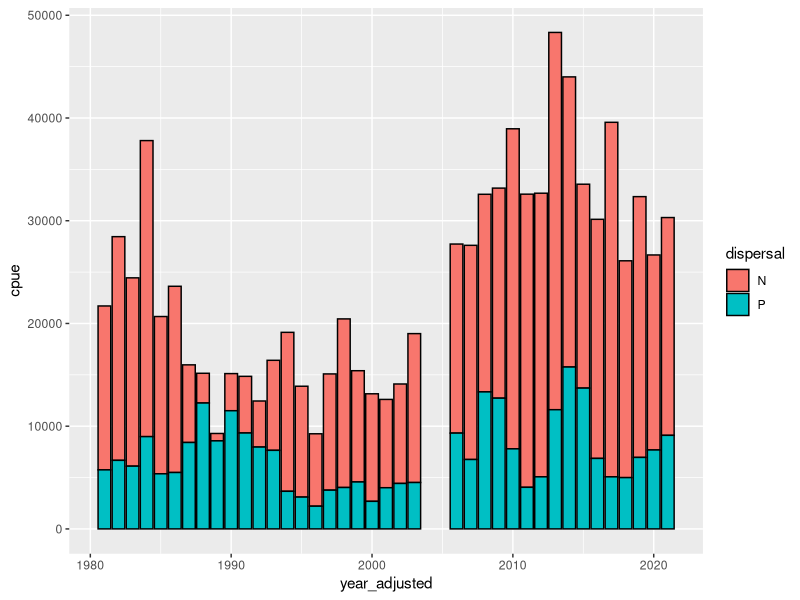
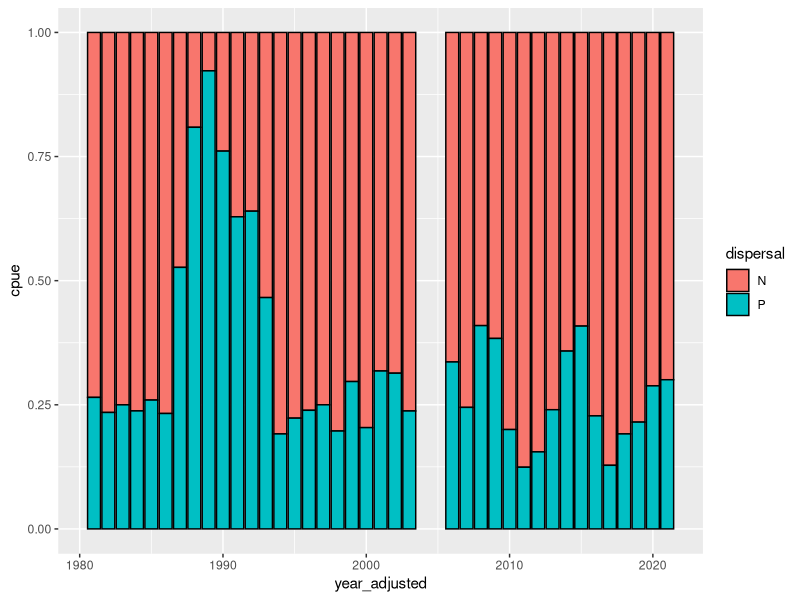
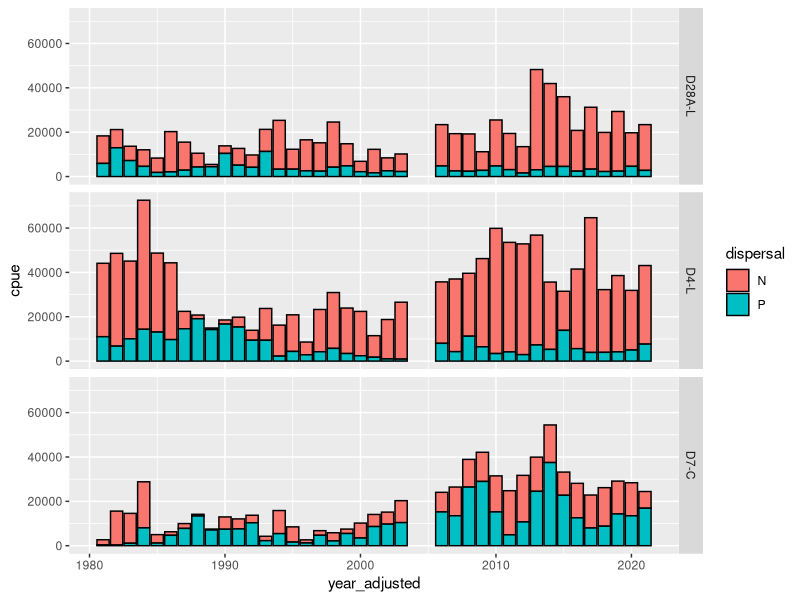
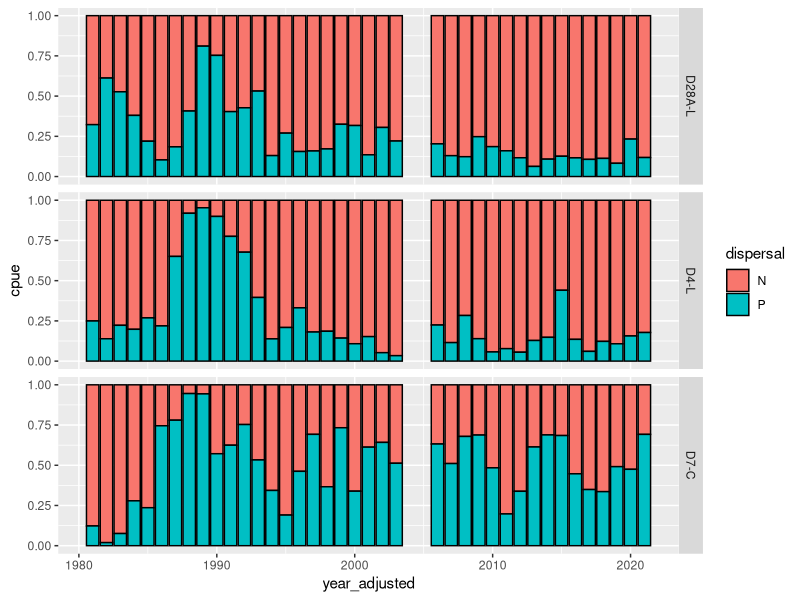
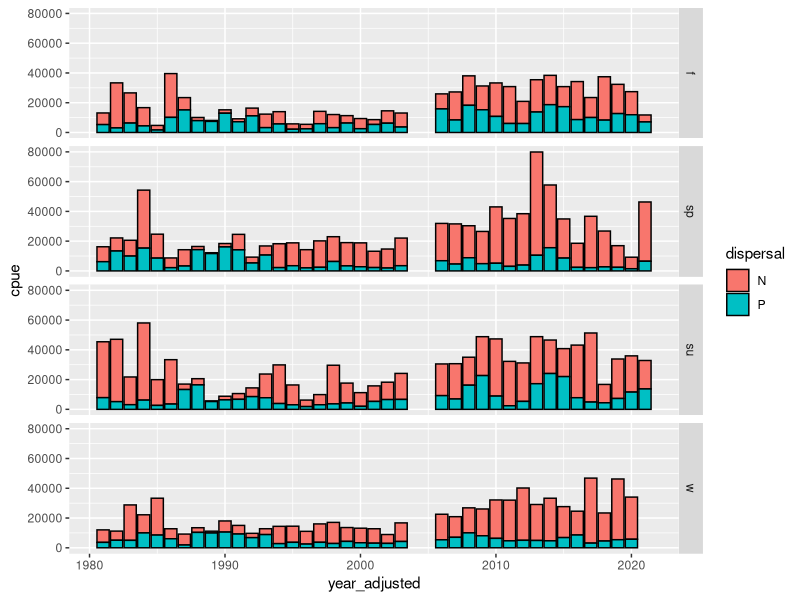
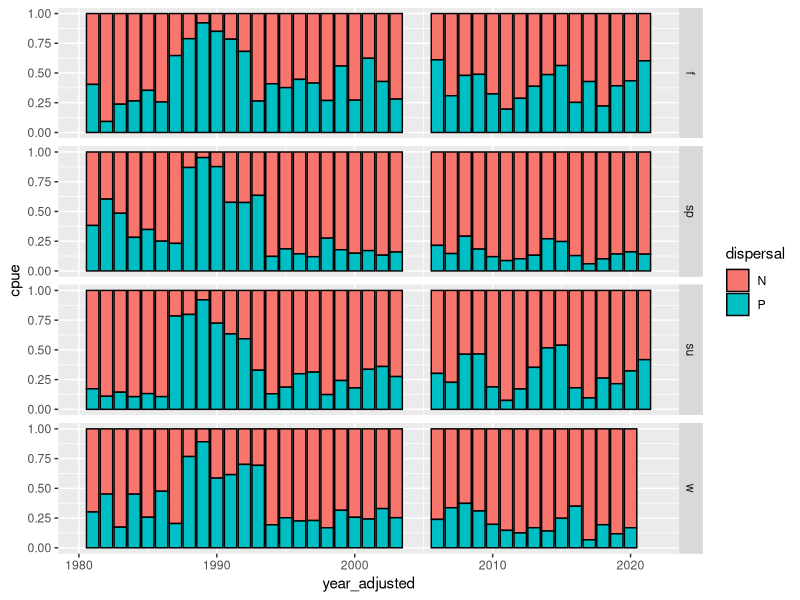
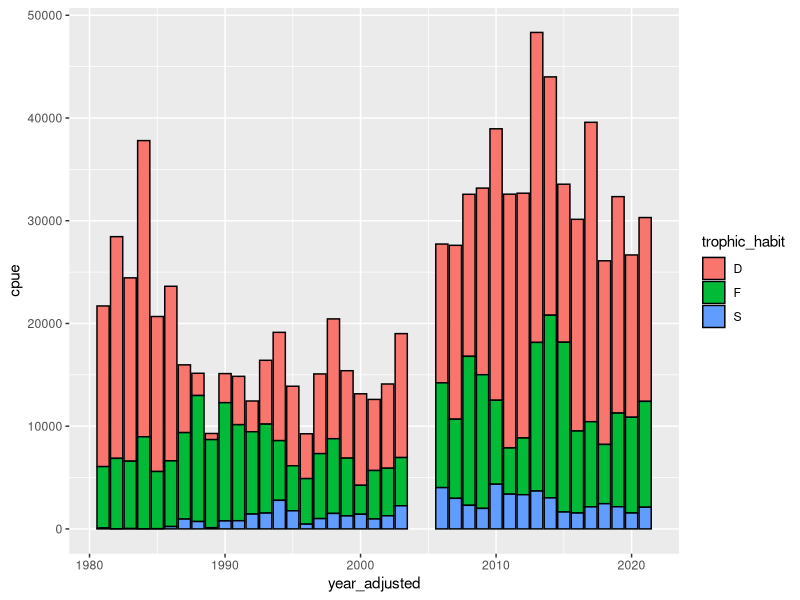
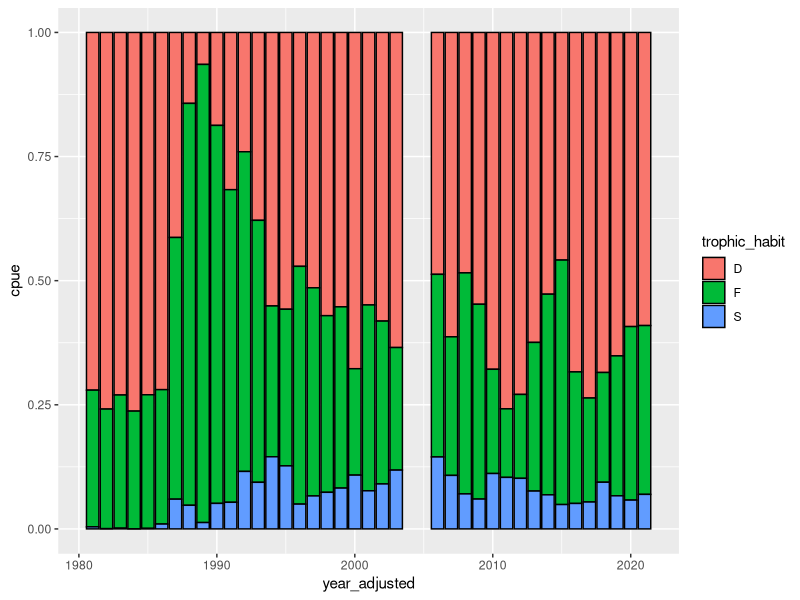

Source code (R) for these figures, in order: (Note: this script raises an error after producing the figures.)
#Drought traits project
#Benthic invertebrates
#distribution of traits through time
#Leela Dixit

#packages----
#install.packages("tidyverse")
library(tidyverse)


#read in data----

#three taxa that are not IDed below family level
high_taxa <- c(1090, 1270, 1290 )

#three new taxa that don't have size data yet
new_taxa <- c(4740, 5130, 6565)

#abundances for the common 10 stn taxa by station and month (n = 66)
abund10stn <- read_csv("./benthic/data_output/benthic_common10_abundances_by_station.csv") %>% 
  #drop the three taxa that are not IDed below family level
  filter(!(organism_code %in% high_taxa) & !(organism_code %in% new_taxa))

#trait data for the common 10 stn taxa
#mostly just origin and size data but also more trait data for the 14 dominant taxa
traits <- read_csv("./benthic/data_output/benthic_common10_by_stn_trait_data_filled.csv") %>% 
  glimpse()


#format trait data----

#only keep planktonic larvae and trophic habit info
traits_pt <- traits %>%
  select(prop_d28, prop_d4, prop_d7,
         organism_code,
         native,
         target_taxon_name,
         trait,
         trait_value) %>%
  #only keeping dispersal and trophic habit trait data
  filter(trait %in% c("dispersal", "trophic_habit")) %>%
  #pivot trait values so they each have their own column
  pivot_wider(names_from = trait,
              values_from = trait_value)

#format abundance data and summarize it by trait data---------

#add season column
abund10stn_seas <- abund10stn %>% 
  mutate(
    #add season column
    season = as.factor(
      case_when(month==12 | month==1 | month==2 ~ "w"
                ,month==3 | month==4 | month==5 ~ "sp"
                ,month==6 | month==7 | month==8 ~ "su"
                ,month==9 | month==10 | month==11 ~ "f"
      )),.after = month) %>% 
  glimpse()

#join trait data to abundance data
abund_trait <- abund10stn_seas %>% 
  left_join(traits_pt) %>% 
  glimpse()

#trait/abund data without clams

clam <- c("6730","6890")

abund_trait_noclam <- abund_trait %>% 
  filter(!(organism_code %in% clam))





#with clams: sum CPUE by trait----

#sum station by dispersal
abund_trait_disp <- abund_trait %>% 
  #sum cpue within station by dispersal
  group_by(station_code,year_adjusted, season, dispersal) %>% 
  summarise(cpue = sum(mean_cpue),.groups ='drop') %>% 
  glimpse()

#sum station by trophic habit
abund_trait_tro <- abund_trait %>%
  #sum cpue within station by trophic habit
  group_by(station_code,year_adjusted, season, trophic_habit) %>% 
  summarise(cpue = sum(mean_cpue),.groups ='drop') %>% 
  glimpse()

#sum station by dispersal and trophic habit
abund_trait_disp_tro <- abund_trait %>% 
  #sum cpue within station by dispersal and trophic habit
  group_by(station_code,year_adjusted, season, dispersal, trophic_habit) %>% 
  summarise(cpue = sum(mean_cpue),.groups ='drop') %>% 
  glimpse()

#sum station by dispersal, th, and origin
abund_trait_disp_tro_orig <- abund_trait %>% 
  #sum cpue within station by dispersal, th, and origin
  group_by(station_code,year_adjusted, season, native, dispersal, trophic_habit) %>% 
  summarise(cpue = sum(mean_cpue),.groups ='drop') %>% 
  glimpse()


#mean CPUE at different time scales per trait----

#Dispersal
#sum by year and station for dispersal
abund_trait_disp_stn_yr <- abund_trait_disp %>% 
  group_by(station_code,year_adjusted, dispersal) %>% 
  summarise(cpue = mean(cpue),.groups ='drop') %>% 
  glimpse()

#sum by year and season for dispersal
abund_trait_disp_seas_yr <- abund_trait_disp %>% 
  group_by(year_adjusted, season, dispersal) %>% 
  summarise(cpue = mean(cpue),.groups ='drop') %>% 
  glimpse()

#summarize by year for dispersal
abund_trait_disp_yr <- abund_trait_disp %>% 
  group_by(year_adjusted, dispersal) %>% 
  summarise(cpue = mean(cpue),.groups ='drop') %>% 
  glimpse()

#trophic habit
#sum by year and station for trophic habit
abund_trait_tro_stn_yr <- abund_trait_tro %>% 
  group_by(station_code,year_adjusted, trophic_habit) %>% 
  summarise(cpue = mean(cpue),.groups ='drop') %>% 
  glimpse()

#sum by year and season for trophic habit
abund_trait_tro_seas_yr <- abund_trait_tro %>% 
  group_by(year_adjusted, season, trophic_habit) %>% 
  summarise(cpue = mean(cpue),.groups ='drop') %>% 
  glimpse()

#summarize by year for trophic habit
abund_trait_tro_yr <- abund_trait_tro %>% 
  group_by(year_adjusted, trophic_habit) %>% 
  summarise(cpue = mean(cpue),.groups ='drop') %>% 
  glimpse()

#mean CPUE at different time scales by combo traits----

#dispersal and trophic habit
#summarize by year and station
abund_trait_disp_tro_stn_yr <- abund_trait_disp_tro %>% 
  group_by(station_code,year_adjusted, dispersal, trophic_habit) %>% 
  summarise(cpue = mean(cpue),.groups ='drop') %>% 
  glimpse()

#summarize by year and season
abund_trait_disp_tro_seas_yr <- abund_trait_disp_tro %>% 
  group_by(year_adjusted, season, dispersal, trophic_habit) %>% 
  summarise(cpue = mean(cpue),.groups ='drop') %>% 
  glimpse()

#summarize by year
abund_trait_disp_tro_yr <- abund_trait_disp_tro %>% 
  group_by(year_adjusted, dispersal, trophic_habit) %>% 
  summarise(cpue = mean(cpue),.groups ='drop') %>% 
  glimpse()

#dispersal and origin
#summarize by year and station
abund_trait_disp_orig_stn_yr <- abund_trait_disp_tro_orig %>% 
  group_by(station_code,year_adjusted, native, dispersal) %>% 
  summarise(cpue = mean(cpue),.groups ='drop') %>% 
  glimpse()

#summarize by year and season
abund_trait_disp_orig_seas_yr <- abund_trait_disp_tro_orig %>% 
  group_by(year_adjusted, season, dispersal, native) %>% 
  summarise(cpue = mean(cpue),.groups ='drop') %>% 
  glimpse()

#summarize by year
abund_trait_disp_orig_yr <- abund_trait_disp_tro_orig %>% 
  group_by(year_adjusted, dispersal, native) %>% 
  summarise(cpue = mean(cpue),.groups ='drop') %>% 
  glimpse()

#trophic habit and origin
#summarize by year and station
abund_trait_tro_orig_stn_yr <- abund_trait_disp_tro_orig %>% 
  group_by(station_code,year_adjusted, native, trophic_habit) %>% 
  summarise(cpue = mean(cpue),.groups ='drop') %>% 
  glimpse()

#summarize by year and season
abund_trait_tro_orig_seas_yr <- abund_trait_disp_tro_orig %>% 
  group_by(year_adjusted, season, trophic_habit, native) %>% 
  summarise(cpue = mean(cpue),.groups ='drop') %>% 
  glimpse()

#summarize by year
abund_trait_tro_orig_yr <- abund_trait_disp_tro_orig %>% 
  group_by(year_adjusted, trophic_habit, native) %>% 
  summarise(cpue = mean(cpue),.groups ='drop') %>% 
  glimpse()

#dispersal plots----

#absolute abundance stacked bar plot by year
(plot_abund_disp_yr_abs <- ggplot(abund_trait_disp_yr, aes(x = year_adjusted, y = cpue, fill = dispersal))+
   geom_bar(stat = "identity", color = "black"))

#relative abundance stacked bar plot by year
(plot_abund_disp_yr_rel <- ggplot(abund_trait_disp_yr, aes(x = year_adjusted, y = cpue, fill = dispersal))+
    geom_bar(stat = "identity", position = "fill", color = "black"))

#very sharp increase in planktonic dispersal after introduction of clams, but surprising to see it drop pretty quickly

#absolute abundance stacked bar plot by station and year
(plot_abund_disp_stn_yr_abs <- ggplot(abund_trait_disp_stn_yr, aes(x = year_adjusted, y = cpue, fill = dispersal))+
    geom_bar(stat = "identity", color = "black")+
    facet_grid(station_code~.))
#D7 has most planktonic dispersal, makes sense with clams

#relative abundance stacked bar plot by station and year
(plot_abund_disp_stn_yr_rel <- ggplot(abund_trait_disp_stn_yr, aes(x = year_adjusted, y = cpue, fill = dispersal))+
    geom_bar(stat = "identity", position = "fill", color = "black")+
    facet_grid(station_code~.))
#increase in P in all, but drops in all but D7

#absolute abundance stacked bar plot by season and year
(plot_abund_disp_seas_yr_abs <- ggplot(abund_trait_disp_seas_yr, aes(x = year_adjusted, y = cpue, fill = dispersal))+
    geom_bar(stat = "identity", color = "black")+
    facet_grid(season~.))

#relative abundance stacked bar plot by season and year
(plot_abund_disp_seas_yr_rel <- ggplot(abund_trait_disp_seas_yr, aes(x = year_adjusted, y = cpue, fill = dispersal))+
    geom_bar(stat = "identity", position = "fill", color = "black")+
    facet_grid(season~.))


#trophic habit plots----

#absolute abundance stacked bar plot by year
(plot_abund_tro_yr_abs <- ggplot(abund_trait_tro_yr, aes(x = year_adjusted, y = cpue, fill = trophic_habit))+
   geom_bar(stat = "identity", color = "black"))

#relative abundance stacked bar plot by year
(plot_abund_tro_yr_rel <- ggplot(abund_trait_tro_yr, aes(x = year_adjusted, y = cpue, fill = trophic_habit))+
    geom_bar(stat = "identity", position = "fill", color = "black"))

#filter feeders boom with clams, but decrease over time. looks like their introduction allowed shredders to come into the system

#absolute abundance stacked bar plot by station and year
(plot_abund_tro_stn_yr_abs <- ggplot(abund_trait_tro_stn_yr, aes(x = year_adjusted, y = cpue, fill = trophic_habit))+
    geom_bar(stat = "identity", color = "black")+
    facet_grid(station_code~.))

#relative abundance stacked bar plot by station and year
(plot_abund_tro_stn_yr_rel <- ggplot(abund_trait_tro_stn_yr, aes(x = year_adjusted, y = cpue, fill = trophic_habit))+
    geom_bar(stat = "identity", position = "fill", color = "black")+
    facet_grid(station_code~.))

#shredders are mostly in D4 and D28...

#absolute abundance stacked bar plot by season and year
(plot_abund_tro_seas_yr_abs <- ggplot(abund_trait_tro_seas_yr, aes(x = year_adjusted, y = cpue, fill = trophic_habit))+
    geom_bar(stat = "identity", color = "black")+
    facet_grid(season~.))

#relative abundance stacked bar plot by season and year
(plot_abund_tro_seas_yr_rel <- ggplot(abund_trait_tro_seas_yr, aes(x = year_adjusted, y = cpue, fill = trophic_habit))+
    geom_bar(stat = "identity", position = "fill", color = "black")+
    facet_grid(season~.))

#combo plots----

#trophic habit and dispersal
#absolute abundance stacked bar plot by year
(plot_abund_disp_tro_yr_abs <- ggplot(abund_trait_disp_tro_yr, aes(x = year_adjusted, y = cpue, fill = trophic_habit))+
   geom_bar(stat = "identity", color = "black")+
   facet_grid(dispersal~.))

#relative abundance stacked bar plot by year
(plot_abund_disp_tro_yr_rel <- ggplot(abund_trait_disp_tro_yr, aes(x = year_adjusted, y = cpue, fill = trophic_habit))+
    geom_bar(stat = "identity", position = "fill", color = "black")+
    facet_grid(dispersal~.))

#absolute abundance stacked bar plot by station and year
(plot_abund_disp_tro_stn_yr_abs <- ggplot(abund_trait_disp_tro_stn_yr, aes(x = year_adjusted, y = cpue, fill = trophic_habit))+
   geom_bar(stat = "identity", color = "black")+
   facet_grid(station_code~dispersal))

#relative abundance stacked bar plot by station and year
(plot_abund_disp_tro_stn_yr_rel <- ggplot(abund_trait_disp_tro_stn_yr, aes(x = year_adjusted, y = cpue, fill = trophic_habit))+
    geom_bar(stat = "identity", position = "fill", color = "black")+
    facet_grid(station_code~dispersal))

#absolute abundance stacked bar plot by season and year
(plot_abund_disp_tro_seas_yr_abs <- ggplot(abund_trait_disp_tro_seas_yr, aes(x = year_adjusted, y = cpue, fill = dispersal))+
    geom_bar(stat = "identity", color = "black")+
    facet_grid(season~trophic_habit))

#relative abundance stacked bar plot by season and year
(plot_abund_disp_tro_seas_yr_rel <- ggplot(abund_trait_disp_tro_seas_yr, aes(x = year_adjusted, y = cpue, fill = trophic_habit))+
    geom_bar(stat = "identity", position = "fill", color = "black")+
    facet_grid(season~dispersal))

#trophic habit and origin
#absolute abundance stacked bar plot by year
(plot_abund_tro_orig_yr_abs <- ggplot(abund_trait_tro_orig_yr, aes(x = year_adjusted, y = cpue, fill = trophic_habit))+
    geom_bar(stat = "identity", color = "black")+
    facet_grid(native~.))

#relative abundance stacked bar plot by year
(plot_abund_tro_orig_yr_rel <- ggplot(abund_trait_tro_orig_yr, aes(x = year_adjusted, y = cpue, fill = trophic_habit))+
    geom_bar(stat = "identity", position = "fill", color = "black")+
    facet_grid(native~.))

#absolute abundance stacked bar plot by station and year
(plot_abund_tro_orig_stn_yr_abs <- ggplot(abund_trait_tro_orig_stn_yr, aes(x = year_adjusted, y = cpue, fill = trophic_habit))+
    geom_bar(stat = "identity", color = "black")+
    facet_grid(station_code~native))

#relative abundance stacked bar plot by station and year
(plot_abund_tro_orig_stn_yr_rel <- ggplot(abund_trait_tro_orig_stn_yr, aes(x = year_adjusted, y = cpue, fill = trophic_habit))+
    geom_bar(stat = "identity", position = "fill", color = "black")+
    facet_grid(station_code~native))

#absolute abundance stacked bar plot by season and year
(plot_abund_tro_orig_seas_yr_abs <- ggplot(abund_trait_tro_orig_seas_yr, aes(x = year_adjusted, y = cpue, fill = trophic_habit))+
    geom_bar(stat = "identity", color = "black")+
    facet_grid(season~native))

#relative abundance stacked bar plot by season and year
(plot_abund_tro_orig_seas_yr_rel <- ggplot(abund_trait_tro_orig_seas_yr, aes(x = year_adjusted, y = cpue, fill = trophic_habit))+
    geom_bar(stat = "identity", position = "fill", color = "black")+
    facet_grid(season~native))

#dispersal and origin
#absolute abundance stacked bar plot by year
(plot_abund_disp_orig_yr_abs <- ggplot(abund_trait_disp_orig_yr, aes(x = year_adjusted, y = cpue, fill = dispersal))+
    geom_bar(stat = "identity", color = "black")+
    facet_grid(native~.))

#relative abundance stacked bar plot by year
(plot_abund_disp_orig_yr_rel <- ggplot(abund_trait_disp_orig_yr, aes(x = year_adjusted, y = cpue, fill = dispersal))+
    geom_bar(stat = "identity", position = "fill", color = "black")+
    facet_grid(native~.))

#absolute abundance stacked bar plot by station and year
(plot_abund_disp_orig_stn_yr_abs <- ggplot(abund_trait_disp_orig_stn_yr, aes(x = year_adjusted, y = cpue, fill = dispersal))+
    geom_bar(stat = "identity", color = "black")+
    facet_grid(station_code~native))

#relative abundance stacked bar plot by station and year
(plot_abund_disp_orig_stn_yr_rel <- ggplot(abund_trait_disp_orig_stn_yr, aes(x = year_adjusted, y = cpue, fill = dispersal))+
    geom_bar(stat = "identity", position = "fill", color = "black")+
    facet_grid(station_code~native))

#absolute abundance stacked bar plot by season and year
(plot_abund_disp_orig_seas_yr_abs <- ggplot(abund_trait_disp_orig_seas_yr, aes(x = year_adjusted, y = cpue, fill = dispersal))+
    geom_bar(stat = "identity", color = "black")+
    facet_grid(season~native))

#relative abundance stacked bar plot by season and year
(plot_abund_disp_orig_seas_yr_rel <- ggplot(abund_trait_disp_orig_seas_yr, aes(x = year_adjusted, y = cpue, fill = dispersal))+
    geom_bar(stat = "identity", position = "fill", color = "black")+
    facet_grid(season~native))


#no clams: sum CPUE by trait----

#sum station by dispersal
abund_trait_noclam_disp <- abund_trait_noclam %>%
  #sum cpue within station by origin
  group_by(station_code,year_adjusted, season, dispersal) %>% 
  summarise(cpue = sum(mean_cpue),.groups ='drop') %>% 
  glimpse()

#sum station by trophic habit
abund_trait_noclam_tro <- abund_trait_noclam %>%
  #sum cpue within station by origin
  group_by(station_code,year_adjusted, season, trophic_habit) %>% 
  summarise(cpue = sum(mean_cpue),.groups ='drop') %>% 
  glimpse()

#summarize station data by dispersal, trophic habit, origin
abund_trait_noclam_disp_tro_orig <- abund_trait_noclam %>% 
  #sum cpue within station by origin, dispersal, trophic habit
  group_by(station_code,year_adjusted, season, native, dispersal, trophic_habit) %>% 
  summarise(cpue = sum(mean_cpue),.groups ='drop') %>% 
  glimpse()

#no clams: mean CPUE by different time scales per trait----

#dispersal
#summarize by year and station for dispersal
abund_trait_noclam_disp_stn_yr <- abund_trait_noclam_disp %>% 
  group_by(station_code,year_adjusted, dispersal) %>% 
  summarise(cpue = mean(cpue),.groups ='drop') %>% 
  glimpse()

#summarize by year and season for dispersal
abund_trait_noclam_disp_seas_yr <- abund_trait_noclam_disp %>% 
  group_by(year_adjusted, season, dispersal) %>% 
  summarise(cpue = mean(cpue),.groups ='drop') %>% 
  glimpse()

#summarize by year for dispersal
abund_trait_noclam_disp_yr <- abund_trait_noclam_disp %>% 
  group_by(year_adjusted, dispersal) %>% 
  summarise(cpue = mean(cpue),.groups ='drop') %>% 
  glimpse()

#trophic habit
#summarize by year and station for trophic habit
abund_trait_noclam_tro_stn_yr <- abund_trait_noclam_tro %>% 
  group_by(station_code,year_adjusted, trophic_habit) %>% 
  summarise(cpue = mean(cpue),.groups ='drop') %>% 
  glimpse()

#summarize by year and season for trophic habit
abund_trait_noclam_tro_seas_yr <- abund_trait_noclam_tro %>% 
  group_by(year_adjusted, season, trophic_habit) %>% 
  summarise(cpue = mean(cpue),.groups ='drop') %>% 
  glimpse()

#summarize by year for trophic habit
abund_trait_noclam_tro_yr <- abund_trait_noclam_tro %>% 
  group_by(year_adjusted, trophic_habit) %>% 
  summarise(cpue = mean(cpue),.groups ='drop') %>% 
  glimpse()


#no clams: mean CPUE by different time scales by combo trait----

#dispersal and trophic habit
#summarize by year and station
abund_trait_noclam_disp_tro_stn_yr <- abund_trait_noclam_disp_tro %>% 
  group_by(station_code,year_adjusted, dispersal, trophic_habit) %>% 
  summarise(cpue = mean(cpue),.groups ='drop') %>% 
  glimpse()

#summarize by year and season
abund_trait_noclam_disp_tro_seas_yr <- abund_trait_noclam_disp_tro %>% 
  group_by(year_adjusted, season, dispersal, trophic_habit) %>% 
  summarise(cpue = mean(cpue),.groups ='drop') %>% 
  glimpse()

#summarize by year
abund_trait_noclam_disp_tro_yr <- abund_trait_noclam_disp_tro %>% 
  group_by(year_adjusted, dispersal, trophic_habit) %>% 
  summarise(cpue = mean(cpue),.groups ='drop') %>% 
  glimpse()

#dispersal and origin
#summarize by year and station
abund_trait_noclam_disp_orig_stn_yr <- abund_trait_noclam_disp_tro_orig %>% 
  group_by(station_code,year_adjusted, dispersal, native) %>% 
  summarise(cpue = mean(cpue),.groups ='drop') %>% 
  glimpse()

#summarize by year and season
abund_trait_noclam_disp_orig_seas_yr <- abund_trait_noclam_disp_tro_orig %>% 
  group_by(year_adjusted, season, dispersal, native) %>% 
  summarise(cpue = mean(cpue),.groups ='drop') %>% 
  glimpse()

#summarize by year
abund_trait_noclam_disp_orig_yr <- abund_trait_noclam_disp_tro_orig %>% 
  group_by(year_adjusted, dispersal, native) %>% 
  summarise(cpue = mean(cpue),.groups ='drop') %>% 
  glimpse()

#trophic habit and origin
#summarize by year and station
abund_trait_noclam_tro_orig_stn_yr <- abund_trait_noclam_disp_tro_orig %>% 
  group_by(station_code,year_adjusted, native, trophic_habit) %>% 
  summarise(cpue = mean(cpue),.groups ='drop') %>% 
  glimpse()

#summarize by year and season
abund_trait_noclam_tro_orig_seas_yr <- abund_trait_noclam_disp_tro_orig %>% 
  group_by(year_adjusted, season, native, trophic_habit) %>% 
  summarise(cpue = mean(cpue),.groups ='drop') %>% 
  glimpse()

#summarize by year
abund_trait_noclam_tro_orig_yr <- abund_trait_noclam_disp_tro_orig %>% 
  group_by(year_adjusted, native, trophic_habit) %>% 
  summarise(cpue = mean(cpue),.groups ='drop') %>% 
  glimpse()


#no clam: dispersal plot----

#absolute abundance stacked bar plot by year
(plot_abund_noclam_disp_yr_abs <- ggplot(abund_trait_noclam_disp_yr, aes(x = year_adjusted, y = cpue, fill = dispersal))+
   geom_bar(stat = "identity", color = "black"))

#relative abundance stacked bar plot by year
(plot_abund_noclam_disp_yr_rel <- ggplot(abund_trait_noclam_disp_yr, aes(x = year_adjusted, y = cpue, fill = dispersal))+
    geom_bar(stat = "identity", position = "fill", color = "black"))

#absolute abundance stacked bar plot by station and year
(plot_abund_noclam_disp_stn_yr_abs <- ggplot(abund_trait_noclam_disp_stn_yr, aes(x = year_adjusted, y = cpue, fill = dispersal))+
    geom_bar(stat = "identity", color = "black")+
    facet_grid(station_code~.))

#relative abundance stacked bar plot by station and year
(plot_abund_noclam_disp_stn_yr_rel <- ggplot(abund_trait_noclam_disp_stn_yr, aes(x = year_adjusted, y = cpue, fill = dispersal))+
    geom_bar(stat = "identity", position = "fill", color = "black")+
    facet_grid(station_code~.))

#absolute abundance stacked bar plot by season and year
(plot_abund_noclam_disp_seas_yr_abs <- ggplot(abund_trait_noclam_disp_seas_yr, aes(x = year_adjusted, y = cpue, fill = dispersal))+
    geom_bar(stat = "identity", color = "black")+
    facet_grid(season~.))

#relative abundance stacked bar plot by season and year
(plot_abund_noclam_disp_seas_yr_rel <- ggplot(abund_trait_noclam_disp_seas_yr, aes(x = year_adjusted, y = cpue, fill = dispersal))+
    geom_bar(stat = "identity", position = "fill", color = "black")+
    facet_grid(season~.))


#no clam: trophic habit plot----
#absolute abundance stacked bar plot by year
(plot_abund_noclam_tro_yr_abs <- ggplot(abund_trait_noclam_tro_yr, aes(x = year_adjusted, y = cpue, fill = trophic_habit))+
   geom_bar(stat = "identity", color = "black"))

#relative abundance stacked bar plot by year
(plot_abund_noclam_tro_yr_rel <- ggplot(abund_trait_noclam_tro_yr, aes(x = year_adjusted, y = cpue, fill = trophic_habit))+
    geom_bar(stat = "identity", position = "fill", color = "black"))


#absolute abundance stacked bar plot by station and year
(plot_abund_noclam_tro_stn_yr_abs <- ggplot(abund_trait_noclam_tro_stn_yr, aes(x = year_adjusted, y = cpue, fill = trophic_habit))+
    geom_bar(stat = "identity", color = "black")+
    facet_grid(station_code~.))

#relative abundance stacked bar plot by station and year
(plot_abund_noclam_tro_stn_yr_rel <- ggplot(abund_trait_noclam_tro_stn_yr, aes(x = year_adjusted, y = cpue, fill = trophic_habit))+
    geom_bar(stat = "identity", position = "fill", color = "black")+
    facet_grid(station_code~.))

#absolute abundance stacked bar plot by season and year
(plot_abund_noclam_tro_seas_yr_abs <- ggplot(abund_trait_noclam_tro_seas_yr, aes(x = year_adjusted, y = cpue, fill = trophic_habit))+
    geom_bar(stat = "identity", color = "black")+
    facet_grid(season~.))

#relative abundance stacked bar plot by season and year
(plot_abund_noclam_tro_seas_yr_rel <- ggplot(abund_trait_noclam_tro_seas_yr, aes(x = year_adjusted, y = cpue, fill = trophic_habit))+
    geom_bar(stat = "identity", position = "fill", color = "black")+
    facet_grid(season~.))

#no clam: combo plots----

#trophic habit and dispersal
#absolute abundance stacked bar plot by year
(plot_abund_noclam_disp_tro_yr_abs <- ggplot(abund_trait_noclam_disp_tro_yr, aes(x = year_adjusted, y = cpue, fill = trophic_habit))+
   geom_bar(stat = "identity", color = "black")+
   facet_grid(dispersal~.))

#relative abundance stacked bar plot by year
(plot_abund_noclam_disp_tro_yr_rel <- ggplot(abund_trait_noclam_disp_tro_yr, aes(x = year_adjusted, y = cpue, fill = trophic_habit))+
    geom_bar(stat = "identity", position = "fill", color = "black")+
    facet_grid(dispersal~.))

#absolute abundance stacked bar plot by station and year
(plot_abund_noclam_disp_tro_stn_yr_abs <- ggplot(abund_trait_noclam_disp_tro_stn_yr, aes(x = year_adjusted, y = cpue, fill = trophic_habit))+
    geom_bar(stat = "identity", color = "black")+
    facet_grid(station_code~dispersal))

#relative abundance stacked bar plot by station and year
(plot_abund_noclam_disp_tro_stn_yr_rel <- ggplot(abund_trait_noclam_disp_tro_stn_yr, aes(x = year_adjusted, y = cpue, fill = trophic_habit))+
    geom_bar(stat = "identity", position = "fill", color = "black")+
    facet_grid(station_code~dispersal))

#absolute abundance stacked bar plot by season and year
(plot_abund_noclam_disp_tro_seas_yr_abs <- ggplot(abund_trait_noclam_disp_tro_seas_yr, aes(x = year_adjusted, y = cpue, fill = trophic_habit))+
    geom_bar(stat = "identity", color = "black")+
    facet_grid(season~dispersal))

#relative abundance stacked bar plot by season and year
(plot_abund_noclam_disp_tro_seas_yr_rel <- ggplot(abund_trait_noclam_tro_orig_seas_yr, aes(x = year_adjusted, y = cpue, fill = trophic_habit))+
    geom_bar(stat = "identity", position = "fill", color = "black")+
    facet_grid(season~dispersal))

#trophic habit and origin
#absolute abundance stacked bar plot by year
(plot_abund_noclam_tro_orig_yr_abs <- ggplot(abund_trait_noclam_tro_orig_yr, aes(x = year_adjusted, y = cpue, fill = trophic_habit))+
    geom_bar(stat = "identity", color = "black")+
    facet_grid(native~.))

#relative abundance stacked bar plot by year
(plot_abund_noclam_tro_orig_yr_rel <- ggplot(abund_trait_noclam_tro_orig_yr, aes(x = year_adjusted, y = cpue, fill = trophic_habit))+
    geom_bar(stat = "identity", position = "fill", color = "black")+
    facet_grid(native~.))

#absolute abundance stacked bar plot by station and year
(plot_abund_noclam_tro_orig_stn_yr_abs <- ggplot(abund_trait_noclam_tro_orig_stn_yr, aes(x = year_adjusted, y = cpue, fill = trophic_habit))+
    geom_bar(stat = "identity", color = "black")+
    facet_grid(station_code~native))

#relative abundance stacked bar plot by station and year
(plot_abund_noclam_tro_orig_stn_yr_rel <- ggplot(abund_trait_noclam_tro_orig_stn_yr, aes(x = year_adjusted, y = cpue, fill = trophic_habit))+
    geom_bar(stat = "identity", position = "fill", color = "black")+
    facet_grid(station_code~native))

#absolute abundance stacked bar plot by season and year
(plot_abund_noclam_tro_orig_seas_yr_abs <- ggplot(abund_trait_noclam_tro_orig_seas_yr, aes(x = year_adjusted, y = cpue, fill = trophic_habit))+
    geom_bar(stat = "identity", color = "black")+
    facet_grid(season~native))

#relative abundance stacked bar plot by season and year
(plot_abund_noclam_disp_tro_seas_yr_rel <- ggplot(abund_trait_noclam_tro_orig_seas_yr, aes(x = year_adjusted, y = cpue, fill = trophic_habit))+
    geom_bar(stat = "identity", position = "fill", color = "black")+
    facet_grid(season~native))

#dispersal and origin
#absolute abundance stacked bar plot by year
(plot_abund_noclam_disp_orig_yr_abs <- ggplot(abund_trait_noclam_disp_orig_yr, aes(x = year_adjusted, y = cpue, fill = dispersal))+
    geom_bar(stat = "identity", color = "black")+
    facet_grid(native~.))

#relative abundance stacked bar plot by year
(plot_abund_noclam_disp_orig_yr_rel <- ggplot(abund_trait_noclam_disp_orig_yr, aes(x = year_adjusted, y = cpue, fill = dispersal))+
    geom_bar(stat = "identity", position = "fill", color = "black")+
    facet_grid(native~.))

#absolute abundance stacked bar plot by station and year
(plot_abund_noclam_disp_orig_stn_yr_abs <- ggplot(abund_trait_noclam_disp_orig_stn_yr, aes(x = year_adjusted, y = cpue, fill = dispersal))+
    geom_bar(stat = "identity", color = "black")+
    facet_grid(station_code~native))

#relative abundance stacked bar plot by station and year
(plot_abund_noclam_disp_orig_stn_yr_rel <- ggplot(abund_trait_noclam_disp_orig_stn_yr, aes(x = year_adjusted, y = cpue, fill = dispersal))+
    geom_bar(stat = "identity", position = "fill", color = "black")+
    facet_grid(station_code~native))

#absolute abundance stacked bar plot by season and year
(plot_abund_noclam_disp_orig_seas_yr_abs <- ggplot(abund_trait_noclam_disp_orig_seas_yr, aes(x = year_adjusted, y = cpue, fill = dispersal))+
    geom_bar(stat = "identity", color = "black")+
    facet_grid(season~native))

#relative abundance stacked bar plot by season and year
(plot_abund_noclam_disp_orig_seas_yr_rel <- ggplot(abund_trait_noclam_disp_orig_seas_yr, aes(x = year_adjusted, y = cpue, fill = dispersal))+
    geom_bar(stat = "identity", position = "fill", color = "black")+
    facet_grid(season~native))

#community composition by station----
#community compostion by station, pre and post clam invasion----